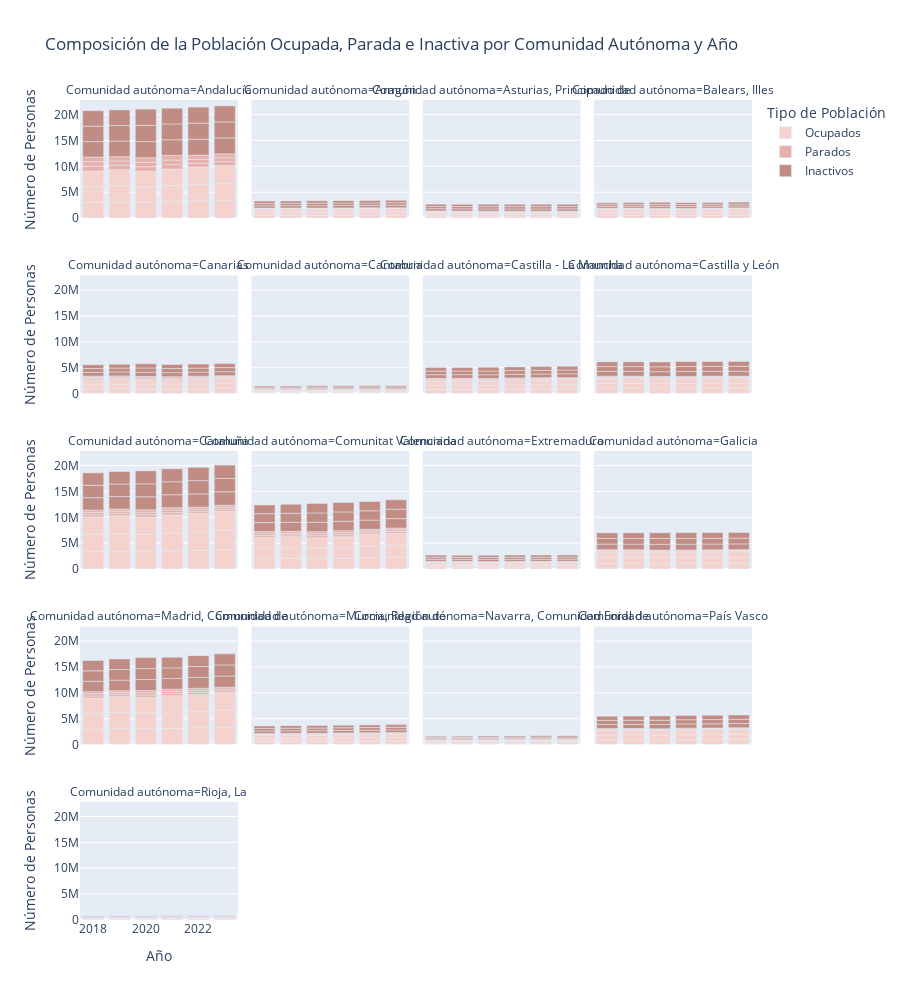

Write notebook code for a chart like this one.
### Code cell
# los datos de interés
df_barras = df_poblacion[['AÑO', 'Comunidad autónoma', 'Ocupados', 'Parados', 'Inactivos']]

# los datos en formato largo para las barras apiladas
df_long = df_barras.melt(id_vars=['AÑO', 'Comunidad autónoma'], 
                         value_vars=['Ocupados', 'Parados', 'Inactivos'], 
                         var_name='Tipo de Población', 
                         value_name='Población')

# Crear gráfico de barras apiladas con paleta de colores personalizada
fig = px.bar(df_long, x='AÑO', y='Población', color='Tipo de Población',
             color_discrete_sequence=custom_palette,
             facet_col='Comunidad autónoma', facet_col_wrap=4,
             title="Composición de la Población Ocupada, Parada e Inactiva por Comunidad Autónoma y Año",
             labels={'Población': 'Número de Personas', 'AÑO': 'Año'})

# Ajustar el diseño
fig.update_layout(height=1000, showlegend=True)
fig.show()
